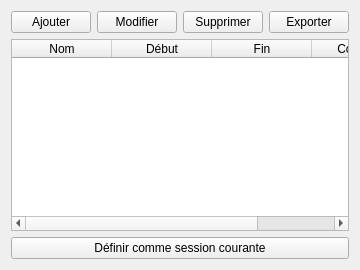
<?xml version="1.0" encoding="UTF-8"?>
<ui version="4.0">
 <class>SessionsTab</class>
 <widget class="QWidget" name="SessionsTab">
  <layout class="QVBoxLayout" name="verticalLayout">
   <item>
    <layout class="QHBoxLayout" name="horizontalLayoutTop">
     <item><widget class="QPushButton" name="buttonAddSession"><property name="text"><string>Ajouter</string></property></widget></item>
     <item><widget class="QPushButton" name="buttonEditSession"><property name="text"><string>Modifier</string></property></widget></item>
     <item><widget class="QPushButton" name="buttonDeleteSession"><property name="text"><string>Supprimer</string></property></widget></item>
     <item><widget class="QPushButton" name="buttonExportSessions"><property name="text"><string>Exporter</string></property></widget></item>
    </layout>
   </item>
   <item>
    <widget class="QTableWidget" name="tableSessions">
     <column>
      <property name="text"><string>Nom</string></property>
     </column>
     <column>
      <property name="text"><string>Début</string></property>
     </column>
     <column>
      <property name="text"><string>Fin</string></property>
     </column>
     <column>
      <property name="text"><string>Courante</string></property>
     </column>
    </widget>
   </item>
   <item>
    <widget class="QPushButton" name="buttonSetCurrent">
     <property name="text"><string>Définir comme session courante</string></property>
    </widget>
   </item>
  </layout>
 </widget>
 <resources/>
 <connections/>
</ui>
